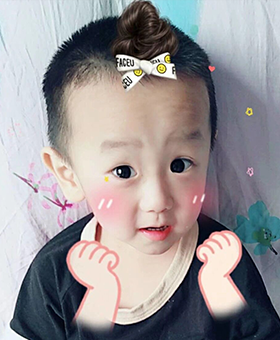
#> input picture Python.OpenCV.From.Novice.To.Practice/code/12/07/face/summer1.png, 280 x 340 px, found by its file name
$ python demo.py
#> lines starting #> are read from the running program, lines starting #| are printed output that depends on the picture

import cv2
import numpy as np

photos = list()  # 样本图像列表
lables = list()  # 标签列表
photos.append(cv2.imread("face\\summer1.png", 0))  # 记录第1张人脸图像
lables.append(0)  # 第1张图像对应的标签
photos.append(cv2.imread("face\\summer2.png", 0))  # 记录第2张人脸图像
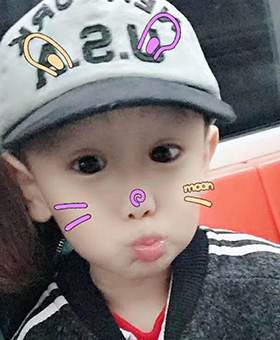
#> input picture Python.OpenCV.From.Novice.To.Practice/code/12/07/face/summer2.png, 280 x 340 px, found by its file name
lables.append(0)  # 第2张图像对应的标签
photos.append(cv2.imread("face\\summer3.png", 0))  # 记录第3张人脸图像
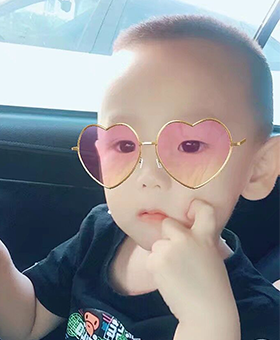
#> input picture Python.OpenCV.From.Novice.To.Practice/code/12/07/face/summer3.png, 280 x 340 px, found by its file name
lables.append(0)  # 第3张图像对应的标签

photos.append(cv2.imread("face\\Elvis1.png", 0))  # 记录第4张人脸图像
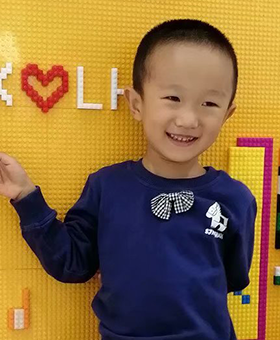
#> input picture Python.OpenCV.From.Novice.To.Practice/code/12/07/face/Elvis1.png, 280 x 340 px, found by its file name
lables.append(1)  # 第4张图像对应的标签
photos.append(cv2.imread("face\\Elvis2.png", 0))  # 记录第5张人脸图像
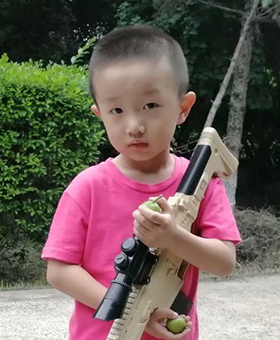
#> input picture Python.OpenCV.From.Novice.To.Practice/code/12/07/face/Elvis2.png, 280 x 340 px, found by its file name
lables.append(1)  # 第5张图像对应的标签
photos.append(cv2.imread("face\\Elvis3.png", 0))  # 记录第6张人脸图像
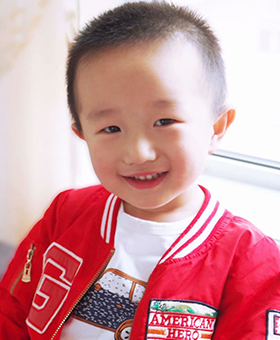
#> input picture Python.OpenCV.From.Novice.To.Practice/code/12/07/face/Elvis3.png, 280 x 340 px, found by its file name
lables.append(1)  # 第6张图像对应的标签

names = {"0": "Summer", "1": "Elvis"}  # 标签对应的名称字典

recognizer = cv2.face.EigenFaceRecognizer_create()  # 创建特征脸识别器
recognizer.train(photos, np.array(lables))  # 识别器开始训练

i = cv2.imread("face\\summer4.png", 0)  # 待识别的人脸图像
#> (the run stopped early here; a loop or call above may not have finished)
